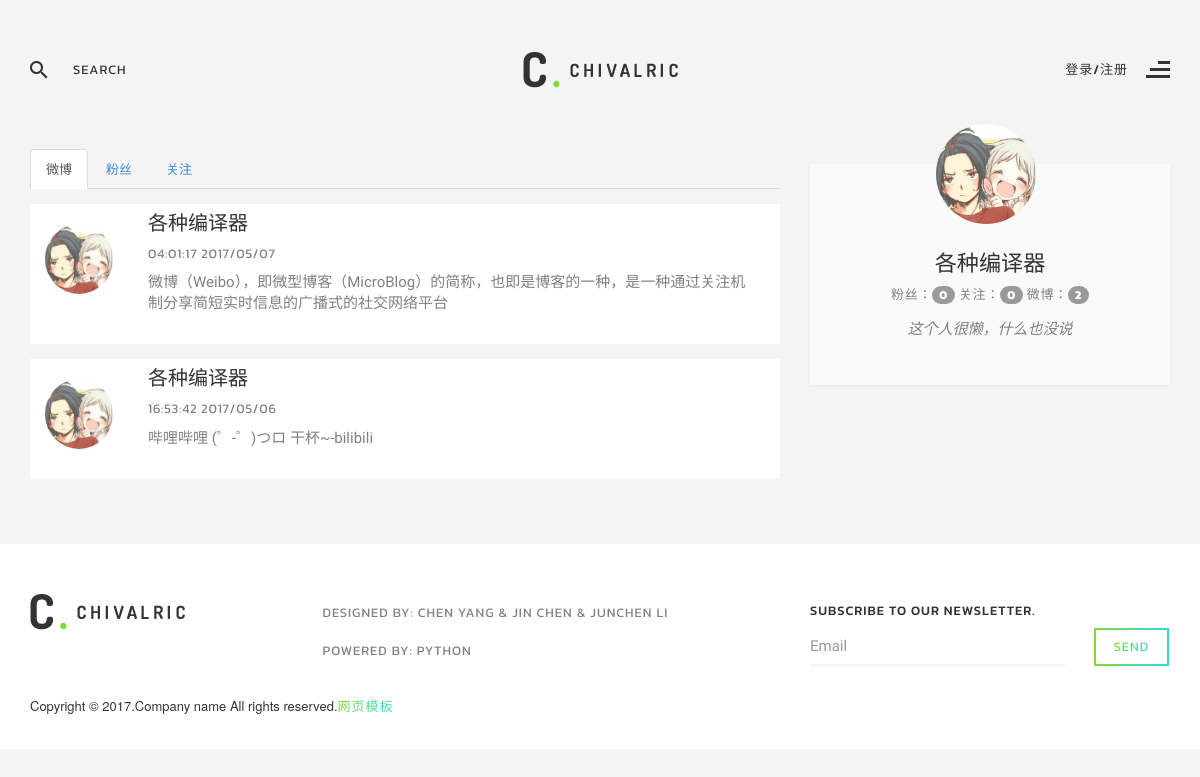
Screenshot of /各种编译器 with the database file from the repository.
### weibo/models.py (models this page shows, shortened)
class Article(db.Model):
	__tablename__ = 'articles'
	id = db.Column(db.Integer, primary_key=True)
	content = db.Column(db.String(140), nullable=False)
	timestamp = db.Column(db.DateTime, default=datetime.utcnow, index=True)
	user_id = db.Column(db.Integer, db.ForeignKey('users.id'))
	comments = db.relationship('Comment', backref='article')
	comments_number = db.Column(db.Integer, default=0)
	like = db.relationship('Like', backref='article')
	like_number = db.Column(db.Integer, default=0)

class User(UserMixin, db.Model):
	__tablename__ = 'users'
	id = db.Column(db.Integer, primary_key=True)
	email = db.Column(db.String(64), unique=True, index=True)
	username = db.Column(db.String(64), unique=True, index=True)
	password_hash = db.Column(db.String(128))
	image = db.Column(db.String(200), default='username.jpg')
	content = db.Column(db.String(200), default='这个人很懒，什么也没说')
	articles = db.relationship('Article', backref='user')
	comments = db.relationship('Comment', backref='user')
	like = db.relationship('Like', backref='user', lazy='dynamic')
	followers = db.relationship('Follow', foreign_keys=[Follow.followed_id], backref=db.backref('followed', lazy='joined'), lazy='dynamic', cascade='all, delete-orphan')
	followeds = db.relationship('Follow', foreign_keys=[Follow.follower_id], backref=db.backref('follower', lazy='joined'), lazy='dynamic', cascade='all, delete-orphan')
	@property
	def password(self):
		raise AttributeError('password is not a readable attribute')

### weibo/main/views.py (the view)
@main.route('/<username>', methods=['GET', 'POST'])
def usercenter(username, x=0):
	loginform = LoginForm()
	registerform = RegisterForm()
	x = request.args.get('x', 0)
	user = User.query.filter_by(username=username).first()
	articles = Article.query.filter_by(user_id=user.id).order_by(Article.timestamp.desc()).all()
	total = Article.query.filter_by(user_id=user.id).count()
	return render_template('userpage.html', articles=articles, total=total, user=user, loginform=loginform, registerform=registerform, func = x)

### weibo/main/forms.py (shortened to what this page needs)
class LoginForm(Form):
	email = StringField('邮箱：', validators=[Required(), Length(1, 64), Email()])
	password = PasswordField('密码：', validators=[Required()])
	remember_me = BooleanField('记住我')
	submit = SubmitField('登录')

class RegisterForm(Form):
	email = StringField('邮箱：', validators=[Required(), Length(1, 64), Email()])
	username = StringField('用户名：', validators=[
		Required(), Length(1, 64)
		])
	password =PasswordField('密码：', validators=[Required()])
	password2 = PasswordField('重复密码：', validators=[Required(), EqualTo('password', message='两次密码应一致')])
	submit = SubmitField('注册')

### weibo/templates/userpage.html (shortened to what this page needs)
﻿<!DOCTYPE html>
<html lang="en">
<head>
    <link rel="stylesheet" href="../static/css/bootstrap.min.css">
    <link rel="stylesheet" href="../static/css/font-awesome.min.css">
    <link rel="stylesheet" href="../static/vendors/owl-carousel/assets/owl.carousel.css">
    <link rel="stylesheet" href="../static/vendors/magnific-popup/magnific-popup.css">
    <link rel="stylesheet" href="../static/vendors/flexslider/flexslider.css">
    <link href="../static/bootstrap3/css/bootstrap.css" rel="stylesheet" />
    <link href="../static/css/login-register.css" rel="stylesheet" />
    <link rel="stylesheet" href="http://netdna.bootstrapcdn.com/font-awesome/4.0.3/css/font-awesome.css">
    <link href="../static/css/style.css" rel="stylesheet">
    <link href="../static/css/theme/green.css" rel="stylesheet">
</head>
<body class="home">
    <header class="row transparent white header1" data-spy="affix" data-offset-top="0" id="header">
        <div class="container">
            <div class="row top-header">
                <div class="col-sm-4 search-form-col">
                    <form action="#" method="get" class="search-form">
                        <div class="input-group">
                            <span class="input-group-addon"><img src="../static/images/search-icon-dark.png" alt=""></span>
                            <input type="search" class="form-control" placeholder="search">
                        </div>
                    </form>
                </div>
                <div class="col-sm-4 logo-col text-center">
                    <a href="/"><img src="../static/images/logo-black-green.png" alt=""></a>
                </div>
                <div class="col-sm-4 menu-trigger-col text-right">
                    <button class="menu-trigger black pull-right">
                    {% if current_user.is_authenticated %}
                    <span class="active-page">more</span>
                    {% else %}
                    <span class="active-page">登录/注册</span>
                    {% endif %}
                    <img src="../static/images/menu-align-dark.png" alt="" class="icon-burger">
                </button>
                </div>
            </div>
        </div>
    </header>
    <section class="row content-wrap">
        <div class="container">
            <h2 class="page-title text-center">&nbsp;</h2>
            <div class="row">
                <div class="col-md-8 single-post-contents">
                    <ul class="nav nav-tabs" id="myDDD">
                        <li role="presentation" class="active" id="n-"><a href="#articles" data-toggle="tab">微博</a></li>
                        <li role="presentation"><a href="#followers" data-toggle="tab">粉丝</a></li>
                        <li role="presentation" id="n+"><a href="#followeds" data-toggle="tab">关注</a></li>
                    </ul>
                    <div class="tab-content">
                        <div class="tab-pane fade in active" id="articles">
                            {% for article in articles %}
                                <article class="single-post-content row m0 post">
                                    <div class="media comment">
                                        <div class="media-left">
                                            <a href="/{{ article.user.username }}"><img src="../static/images/touxiang/{{ article.user.image }}" alt="" class="img-circle" width="70" height="70"></a>
                                        </div>
                                        <div class="media-body">
                                        <div style="width: 600px; word-wrap: break-word;">
                                            <h4><a href="#">{{ article.user.username }}</a></h4>
                                            <h5><a href="#" class="date">{{ moment(article.timestamp).format('HH:mm:ss YYYY/MM/DD') }}</a> </h5>
                                            <a href="/content/{{ article.id }}"><p>{{ article.content }}</p></a>
                                        </div>
                                        </div>
                                    </div>
                                </article>
                            {% endfor %}
                        </div>
                    </div>
                </div>
                <div class="col-md-4 sidebar">
                    <aside class="row m0 widget-author widget">
                        <div class="widget-author-inner row">
                            <div class="author-avatar row">
                                <a href="#"><img src="../static/images/touxiang/{{ user.image }}" alt="" class="img-circle" width="100" height="100"></a>
                            </div>
                            <a href="#">
                                <h2 class="author-name">{{ user.username }}</h2>
                            </a>
                            <div class="author-title">
                                粉丝：<span class="badge">{{ user.followers.count() }}</span>
                                关注：<span class="badge">{{ user.followeds.count() }}</span>
                                微博：<span class="badge">{{ total }}</span>
                            </div>
                            <p class="text-center">{{ user.content }}</p>
                        </div>
                    </aside>
                </div>
            </div>
        </div>
    </section>
    <footer class="row" id="footer">
        <div class="container">
            <div class="row top-footer">
                <div class="widget col-sm-3 widget-about">
                    <div class="row m0">
                        <a href="/"><img src="../static/images/logo-black-green.png" alt=""></a>
                    </div>
                </div>
                <div class="widget col-sm-5 widget-menu">
                    <div class="row">
                        <ul class="nav column-menu white-bg">
                            <li><a>Designed by: Chen Yang & jin chen & junchen li</a></li>
                            <li><a>Powered by: Python</a></li>
                        </ul>
                    </div>
                </div>
                <div class="widget col-sm-4 widget-subscribe">
                    <h5 class="widget-title">subscribe to our newsletter.</h5>
                    <form action="#" method="post" class="form-inline subscribe-form">
                        <div class="form-group">
                            <input type="email" class="form-control" placeholder="Email">
                        </div>
                        <button type="submit" class="btn btn-primary btn-sm"><span>send</span></button>
                    </form>
                </div>
            </div>
            <h5 class="copyright">Copyright &copy; 2017.Company name All rights reserved.<a target="_blank" href="http://sc.chinaz.com/moban/">&#x7F51;&#x9875;&#x6A21;&#x677F;</a></h5>
        </div>
    </footer>
</body>
</html>

### weibo/static/css/theme/green.css (style rules this page uses)
.btn-primary { border-left-color: #81db34; border-right-color: #34d9da; background-image: -webkit-linear-gradient(left, #81db34 0%, #34d9da 100%), -webkit-linear-gradient(left, #81db34 0%, #34d9da 100%); background-image: -moz-linear-gradient(left, #81db34 0%, #34d9da 100%), -moz-linear-gradient(left, #81db34 0%, #34d9da 100%); background-image: -o-linear-gradient(left, #81db34 0%, #34d9da 100%), -o-linear-gradient(left, #81db34 0%, #34d9da 100%); background-image: linear-gradient(to right, #81db34 0%, #34d9da 100%), linear-gradient(to right, #81db34 0%, #34d9da 100%); }
.btn-primary span { background: -webkit-linear-gradient(330deg, #81db34 0%, #34d9da 100%); -webkit-background-clip: text; -webkit-text-fill-color: transparent; color: #34d9da; }
.copyright a { background: -webkit-linear-gradient(330deg, #81db34 0%, #34d9da 100%); -webkit-background-clip: text; -webkit-text-fill-color: transparent; color: #34d9da; }

### rows the page displays
Article: user.image (picture), user.username "各种编译器", timestamp "04:01:17 2017/05/07", content "微博（Weibo），即微型博客（MicroBlog）的简称，也即是博客的一种，是一种通过关注机制分享简短实时信息的广播式的社交网络平台"
Article: user.image (picture), user.username "各种编译器", timestamp "16:53:42 2017/05/06", content "哔哩哔哩 (゜-゜)つロ 干杯~-bilibili"
User: image (picture), username "各种编译器", content "这个人很懒，什么也没说"

### other values shown
{{ user.followers.count() }} "0"
{{ user.followeds.count() }} "0"
{{ total }} "2"
